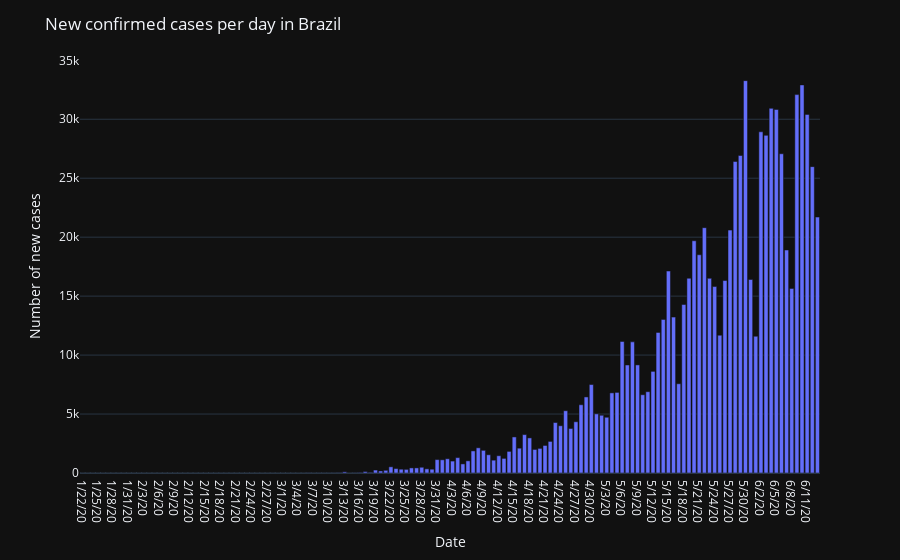

Notebook code for this chart:
### Code cell
country_name = country_cases_sorted['country'][1]
plot_timeseries(country_name, get_new_cases, f'New confirmed cases per day in {country_name}')

### Figure 1 — Plotly figure (JSON) as saved in the notebook; plotly's stock layout.template omitted (floating-point values rounded to 4 significant figures; data arrays with more than 128 entries replaced by an {"elided": "..."} marker saying what was removed)
{"data": [{"alignmentgroup": "True", "hovertemplate": "date=%{x}<br>cases=%{y}<extra></extra>", "legendgroup": "", "marker": {"color": "#636efa"}, "name": "", "offsetgroup": "", "orientation": "v", "showlegend": false, "textposition": "auto", "type": "bar", "x": {"elided": "144 str values"}, "xaxis": "x", "y": {"elided": "144 int values"}, "yaxis": "y"}], "layout": {"barmode": "relative", "legend": {"tracegroupgap": 0}, "margin": {"t": 60}, "title": {"text": "New confirmed cases per day in Brazil"}, "xaxis": {"anchor": "y", "domain": [0, 1], "title": {"text": "Date"}}, "yaxis": {"anchor": "x", "domain": [0, 1], "title": {"text": "Number of new cases"}}}}
